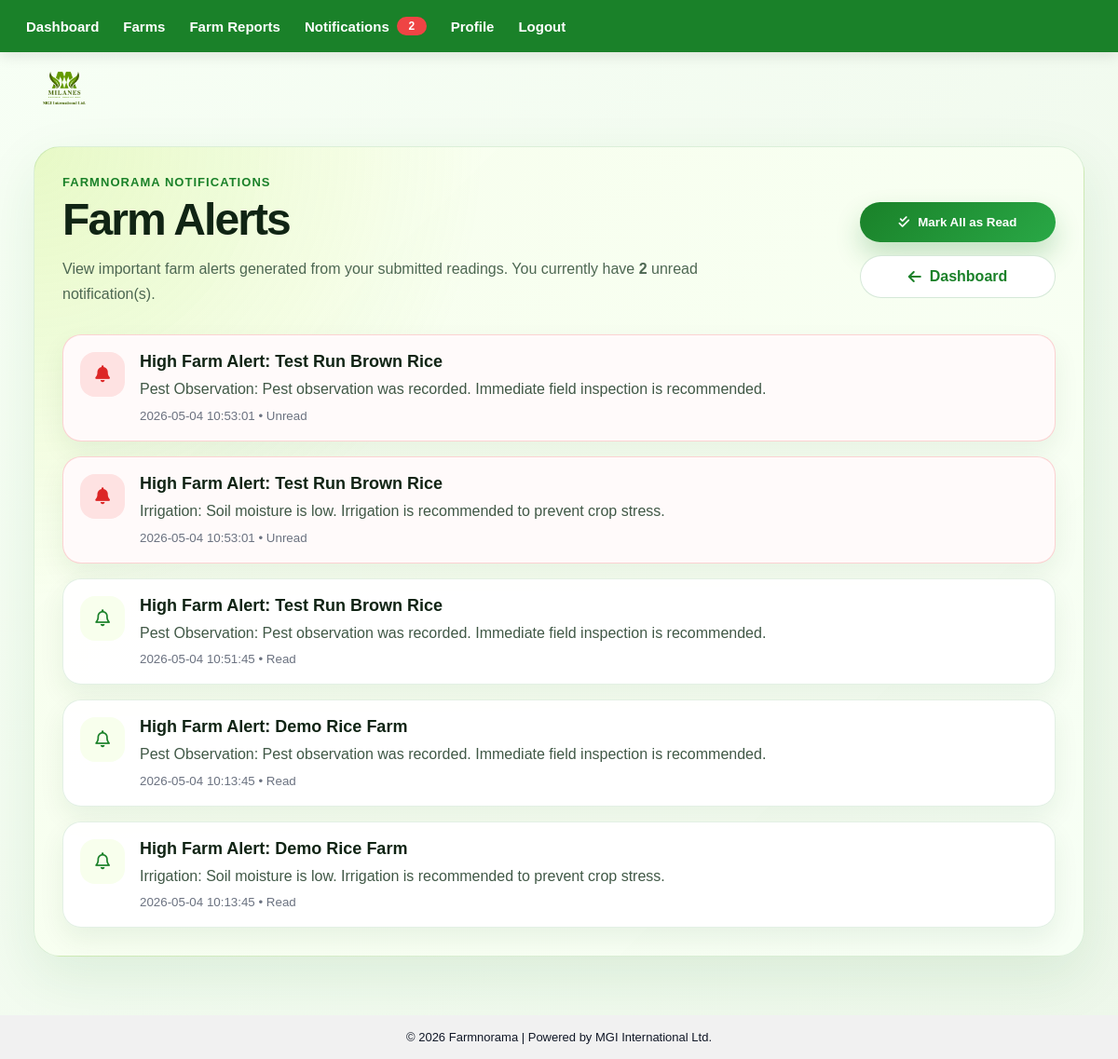
The page /farm-notifications (signed in) on the database its author committed.
### tables this page shows
CREATE TABLE notifications (
        id INTEGER PRIMARY KEY AUTOINCREMENT,
        email TEXT NOT NULL,
        title TEXT NOT NULL,
        message TEXT NOT NULL,
        is_read INTEGER DEFAULT 0,
        created_at TEXT NOT NULL,
        FOREIGN KEY(email) REFERENCES users(email) ON DELETE CASCADE
    );

### farm_routes.py (the view)
@farm_bp.route('/farm-notifications')
def farm_notifications():
    if not login_required():
        return redirect('/login')
    conn = get_conn()
    cursor = conn.cursor()
    cursor.execute("""
        SELECT *
        FROM notifications
        WHERE email = ?
        ORDER BY id DESC
        LIMIT 100
    """, (session['email'],))
    notifications = cursor.fetchall()
    cursor.execute("""
        SELECT COUNT(*) AS unread_count
        FROM notifications
        WHERE email = ? AND is_read = 0
    """, (session['email'],))
    unread_count = cursor.fetchone()['unread_count']
    conn.close()
    return render_template(
        'farm_notifications.html',
        notifications=notifications,
        unread_count=unread_count
    )

### db.py (called while the page is built)
def get_conn():
    conn = sqlite3.connect(current_app.config['DATABASE'])
    conn.row_factory = sqlite3.Row
    return conn

### farm_routes.py (called while the page is built)
def login_required():
    return 'email' in session

### templates/farm_notifications.html (shortened to what this page needs)
{% extends "layout.html" %}
{% block content %}
<div class="farm-page-wrap">
    <div class="farm-page-header">
        <div>
            <p class="farm-kicker">FARMNORAMA Notifications</p>
            <h1>Farm Alerts</h1>
            <p class="farm-subtitle">
                View important farm alerts generated from your submitted readings.
                You currently have <strong>{{ unread_count }}</strong> unread notification(s).
            </p>
        </div>
        <div class="farm-form-actions">
            <form method="POST" action="/farm-notifications/mark-read">
                <button type="submit" class="farm-primary-btn">
                    <i class="fa-solid fa-check-double"></i>
                    Mark All as Read
                </button>
            </form>
            <a href="/dashboard" class="farm-secondary-btn">
                <i class="fa-solid fa-arrow-left"></i>
                Dashboard
            </a>
        </div>
    </div>
    {% if notifications %}
        <div class="farm-notification-list">
            {% for notif in notifications %}
                <div class="farm-notification-card {% if notif['is_read'] == 0 %}unread{% endif %}">
                    <div class="farm-notification-icon">
                        {% if notif['is_read'] == 0 %}
                            <i class="fa-solid fa-bell"></i>
                        {% else %}
                            <i class="fa-regular fa-bell"></i>
                        {% endif %}
                    </div>
                    <div>
                        <h3>{{ notif['title'] }}</h3>
                        <p>{{ notif['message'] }}</p>
                        <small>
                            {{ notif['created_at'] }}
                            {% if notif['is_read'] == 0 %}
                                • Unread
                            {% else %}
                                • Read
                            {% endif %}
                        </small>
                    </div>
                </div>
            {% endfor %}
        </div>
    {% endif %}
</div>
{% endblock %}

### static/style.css (style rules this page uses)
body { margin: 0; font-family: Arial, sans-serif; background: linear-gradient(135deg, #f7fff5, #edf7ea); color: #111827; }
.farm-page-wrap { width: min(1180px, 92%); margin: 34px auto 100px; padding: 30px; border-radius: 28px; background: radial-gradient(circle at top left, rgba(166, 226, 46, 0.20), transparent 34%), linear-gradient(135deg, rgba(248, 255, 237, 0.98), rgba(247, 255, 245, 0.99)); border: 1px solid rgba(26, 129, 41, 0.13); box-shadow: 0 22px 60px rgba(26, 129, 41, 0.10); box-sizing: border-box; }
.farm-page-header { display: flex; align-items: center; justify-content: space-between; gap: 24px; margin-bottom: 30px; }
.farm-kicker { margin: 0 0 8px; color: #1a8129; font-size: 13px; font-weight: 900; letter-spacing: 0.08em; text-transform: uppercase; }
.farm-page-header h1 { margin: 0; color: #102414; font-size: clamp(34px, 4vw, 50px); font-weight: 900; letter-spacing: -0.04em; line-height: 1.05; }
.farm-subtitle { max-width: 700px; margin: 14px 0 0; color: #4d6752; font-size: 16px; line-height: 1.7; }
.farm-primary-btn, .farm-secondary-btn, .farm-card-link { display: inline-flex; align-items: center; justify-content: center; gap: 9px; text-decoration: none; font-weight: 900; border-radius: 999px; transition: 0.25s ease; box-sizing: border-box; }
.farm-primary-btn { padding: 14px 22px; color: #ffffff; background: linear-gradient(135deg, #1a8129, #29a846); box-shadow: 0 14px 28px rgba(26, 129, 41, 0.24); border: none; }
.farm-secondary-btn { padding: 13px 19px; color: #1a8129; background: #ffffff; border: 1px solid rgba(26, 129, 41, 0.18); }
.farm-form-actions { display: flex; gap: 12px; margin-top: 20px; flex-wrap: wrap; }
.farm-page-wrap { overflow: visible; }
.farm-page-header .farm-form-actions { display: flex; flex-direction: column; align-items: stretch; gap: 14px; min-width: 190px; }
.farm-page-header .farm-form-actions .farm-primary-btn, .farm-page-header .farm-form-actions .farm-secondary-btn { width: 100%; }
.farm-page-wrap { width: min(1180px, 94%) !important; margin: 34px auto 110px !important; display: block !important; overflow: visible !important; }
.farm-page-header { width: 100% !important; display: flex !important; align-items: center !important; justify-content: space-between !important; gap: 24px !important; }
.farm-page-header > div:first-child { flex: 1 !important; min-width: 0 !important; }
.farm-page-header .farm-form-actions { flex: 0 0 210px !important; display: flex !important; flex-direction: column !important; gap: 14px !important; }
.farm-form-actions form { margin: 0; }
.farm-notification-list { display: grid; gap: 16px; }
.farm-notification-card { display: flex; gap: 16px; align-items: flex-start; padding: 18px; border-radius: 20px; background: rgba(255, 255, 255, 0.94); border: 1px solid rgba(26, 129, 41, 0.12); box-shadow: 0 12px 28px rgba(18, 74, 27, 0.07); }
.farm-notification-card.unread { border-color: rgba(239, 68, 68, 0.22); background: #fffafa; }
.farm-notification-icon { width: 48px; height: 48px; border-radius: 16px; display: grid; place-items: center; background: #f8ffed; color: #1a8129; flex: 0 0 48px; font-size: 18px; }
.farm-notification-card.unread .farm-notification-icon { background: #fee2e2; color: #dc2626; }
.farm-notification-card h3 { margin: 0 0 6px; color: #102414; font-size: 18px; }
.farm-notification-card p { margin: 0 0 6px; color: #405846; line-height: 1.6; }
.farm-notification-card small { color: #6b7280; }

### rows shown on the page
notifications: is_read 0 (drawn), title "High Farm Alert: Test Run Brown Rice", message "Pest Observation: Pest observation was recorded. Immediate field inspection is recommended.", created_at "2026-05-04 10:53:01"
notifications: is_read 0 (drawn), title "High Farm Alert: Test Run Brown Rice", message "Irrigation: Soil moisture is low. Irrigation is recommended to prevent crop stress.", created_at "2026-05-04 10:53:01"
notifications: is_read 1 (drawn), title "High Farm Alert: Test Run Brown Rice", message "Pest Observation: Pest observation was recorded. Immediate field inspection is recommended.", created_at "2026-05-04 10:51:45"
notifications: is_read 1 (drawn), title "High Farm Alert: Demo Rice Farm", message "Pest Observation: Pest observation was recorded. Immediate field inspection is recommended.", created_at "2026-05-04 10:13:45"
notifications: is_read 1 (drawn), title "High Farm Alert: Demo Rice Farm", message "Irrigation: Soil moisture is low. Irrigation is recommended to prevent crop stress.", created_at "2026-05-04 10:13:45"

### other values the page prints
{{ unread_count }} "2"
